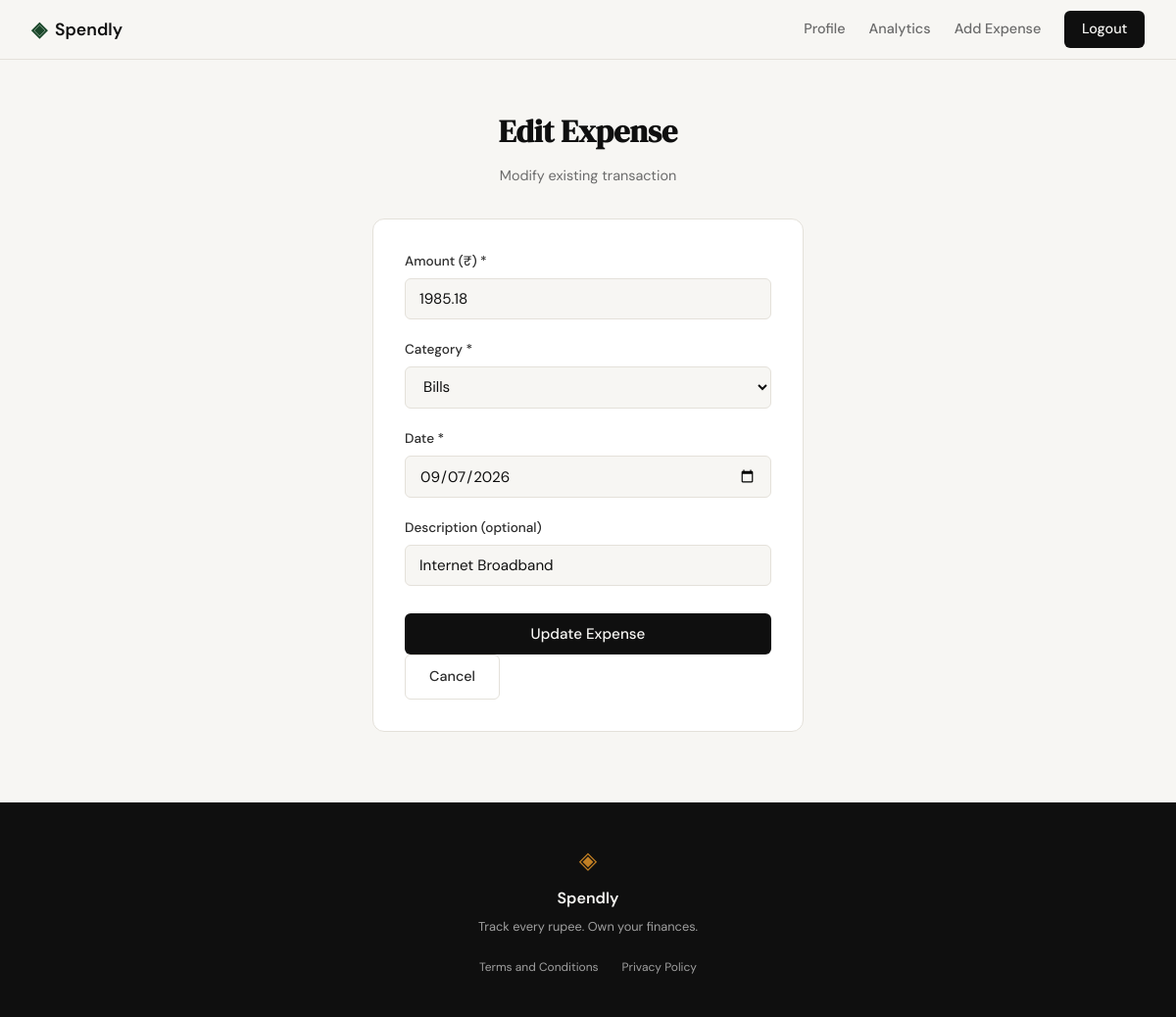
The app's page /expenses/29/edit (signed in) with its own data.
### tables this page shows
CREATE TABLE expenses (
                id INTEGER PRIMARY KEY AUTOINCREMENT,
                user_id INTEGER NOT NULL,
                amount REAL NOT NULL,
                category TEXT NOT NULL,
                date TEXT NOT NULL,
                description TEXT,
                created_at TEXT DEFAULT (datetime('now')),
                FOREIGN KEY (user_id) REFERENCES users(id)
            );

### app.py (the view, shortened to what this page needs)
@app.route("/expenses/<int:id>/edit", methods=["GET", "POST"])
def edit_expense(id):
    if not session.get("user_id"):
        return redirect(url_for("login", next=request.path))
    user_id = session["user_id"]
    expense = get_expense_by_id(id, user_id)
    if not expense:
        from flask import abort
        abort(404)
    return render_template("edit_expense.html", expense=expense, categories=EXPENSE_CATEGORIES, expense_id=id)

### database/db.py (called while the page is built)
def get_db():
    conn = sqlite3.connect(DB_PATH)
    conn.row_factory = sqlite3.Row
    conn.execute("PRAGMA foreign_keys = ON;")
    return conn

def get_expense_by_id(expense_id: int, user_id: int):
    with get_db() as conn:
        return conn.execute(
            "SELECT * FROM expenses WHERE id = ? AND user_id = ?",
            (expense_id, user_id)
        ).fetchone()

### templates/edit_expense.html (shortened to what this page needs)
{% extends "base.html" %}
{% block content %}
<section class="auth-section">
    <div class="auth-container">
        <div class="auth-header">
            <h1 class="auth-title">Edit Expense</h1>
            <p class="auth-subtitle">Modify existing transaction</p>
        </div>
        <div class="auth-card">
            <form method="POST" action="{{ url_for('edit_expense', id=expense_id) }}">
                <div class="form-group">
                    <label for="amount">Amount (₹) <span class="required">*</span></label>
                    <input type="number" id="amount" name="amount"
                           class="form-input" placeholder="0.00"
                           step="0.01" min="0.01"
                           value="{{ form_data.amount if form_data else expense.amount }}"
                           required autofocus>
                </div>
                <div class="form-group">
                    <label for="category">Category <span class="required">*</span></label>
                    <select id="category" name="category" class="form-input" required>
                        {% for cat in categories %}
                        <option value="{{ cat }}" {% if form_data and form_data.category == cat or (not form_data and expense.category == cat) %}selected{% endif %}>
                            {{ cat }}
                        </option>
                        {% endfor %}
                    </select>
                </div>
                <div class="form-group">
                    <label for="date">Date <span class="required">*</span></label>
                    <input type="date" id="date" name="date"
                           class="form-input"
                           value="{{ form_data.date if form_data else expense.date }}"
                           required>
                </div>
                <div class="form-group">
                    <label for="description">Description (optional)</label>
                    <input type="text" id="description" name="description"
                           class="form-input" placeholder="e.g., Lunch at cafe"
                           maxlength="200"
                           value="{{ form_data.description if form_data else expense.description }}">
                </div>
                <div class="form-actions">
                    <button type="submit" class="btn-submit">Update Expense</button>
                    <a href="{{ url_for('profile') }}" class="btn-ghost">Cancel</a>
                </div>
            </form>
        </div>
    </div>
</section>
{% endblock %}

### static/css/style.css (style rules this page uses)
:root { --ink: #0f0f0f; --ink-soft: #2d2d2d; --ink-muted: #6b6b6b; --ink-faint: #a0a0a0; --paper: #f7f6f3; --paper-warm: #f0ede6; --paper-card: #ffffff; --accent: #1a472a; --accent-light: #e8f0eb; --accent-2: #c17f24; --accent-2-light: #fdf3e3; --danger: #c0392b; --danger-light: #fdecea; --border: #e4e1da; --border-soft: #eeebe4; --font-display: 'DM Serif Display', Georgia, serif; --font-body: 'DM Sans', system-ui, sans-serif; --max-width: 1200px; --auth-width: 440px; --radius-sm: 6px; --radius-md: 12px; --radius-lg: 20px; }
*, *::before, *::after { box-sizing: border-box; margin: 0; padding: 0; }
html { font-size: 16px; scroll-behavior: smooth; }
body { background: var(--paper); color: var(--ink); font-family: var(--font-body); font-size: 1rem; line-height: 1.6; -webkit-font-smoothing: antialiased; }
a { color: inherit; text-decoration: none; }
.btn-ghost { display: inline-block; background: transparent; color: var(--ink-soft); padding: 0.65rem 1.5rem; border-radius: var(--radius-sm); font-size: 0.9rem; font-weight: 500; border: 1px solid var(--border); transition: all 0.2s; text-decoration: none; }
.auth-section { min-height: calc(100vh - 60px - 100px); display: flex; align-items: center; justify-content: center; padding: 3rem 2rem; }
.auth-container { width: 100%; max-width: var(--auth-width); }
.auth-header { text-align: center; margin-bottom: 2rem; }
.auth-title { font-family: var(--font-display); font-size: 2rem; color: var(--ink); margin-bottom: 0.5rem; }
.auth-subtitle { font-size: 0.9rem; color: var(--ink-muted); }
.auth-card { background: var(--paper-card); border: 1px solid var(--border); border-radius: var(--radius-md); padding: 2rem; margin-bottom: 1.5rem; }
.form-group { margin-bottom: 1.25rem; }
.form-group label { display: block; font-size: 0.85rem; font-weight: 500; color: var(--ink-soft); margin-bottom: 0.4rem; }
.form-input { width: 100%; padding: 0.6rem 0.875rem; border: 1px solid var(--border); border-radius: var(--radius-sm); font-family: var(--font-body); font-size: 0.95rem; color: var(--ink); background: var(--paper); outline: none; transition: border-color 0.2s; }
.form-input::placeholder { color: var(--ink-faint); }
.btn-submit { width: 100%; padding: 0.7rem; background: var(--ink); color: var(--paper); border: none; border-radius: var(--radius-sm); font-family: var(--font-body); font-size: 0.95rem; font-weight: 500; cursor: pointer; transition: background 0.2s; margin-top: 0.5rem; }

### records on screen
expenses: amount "1985.18", category "Bills", date "09/07/2026", description "Internet Broadband"
